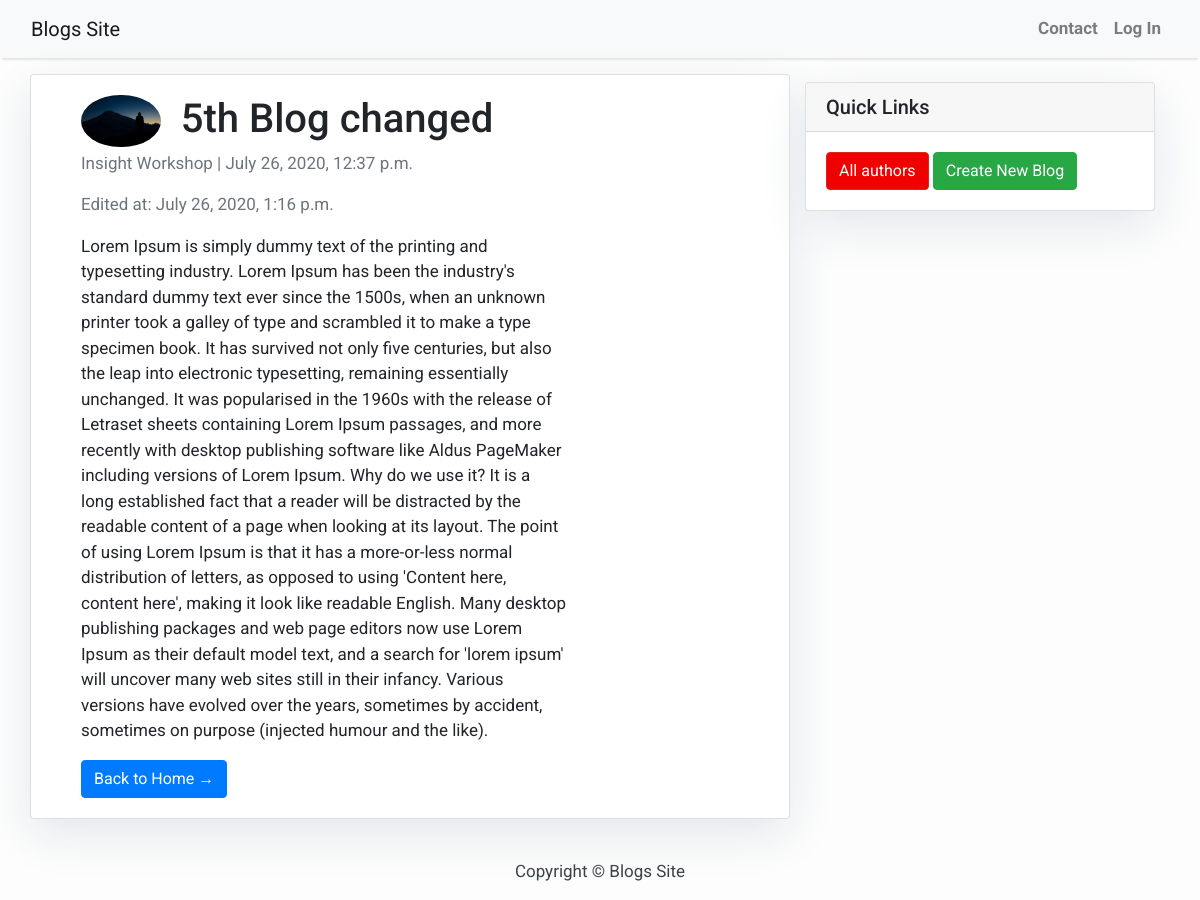
Page /blog/detail/5th-blog-changed/ on the committed database.
### blog/models.py (models this page shows, shortened)
class BlogArticle(models.Model):
    title = models.CharField(max_length=200, unique=True)
    slug = models.SlugField(max_length=200, unique=True)
    author = models.ForeignKey('author.Author', on_delete=models.CASCADE)
    content = models.TextField()
    created_at = models.DateTimeField(auto_now_add=True)
    updated_at = models.DateTimeField(auto_now=True)
    class Meta:
        ordering = ['-created_at']

### author/models.py (models this page shows)
class Author(models.Model):
    user = models.OneToOneField(User, on_delete=models.CASCADE)
    name = models.CharField(max_length=150)
    bio = models.CharField(max_length=200, null=True, blank=True)
    occupation = models.CharField(max_length=100, null=True, blank=True)
    profile_image = models.ImageField(null=True, blank=True)
    def __str__(self):
        return self.name

### blog/views.py (the view)
# urls.py: path('detail/<slug:slug>/', views.BlogsDetail.as_view(), name='detail'),
class BlogsDetail(DetailView):
    model = BlogArticle
    pk_url_kwarg = 'id'
    context_object_name = 'blog'
    template_name = 'blog/blog_detail.html'

### templates/blog/blog_detail.html (shortened to what this page needs)
{% extends 'blog/base.html' %}
{% block content %}
<div class="container">
    <div class="row">
        <div class="col-md-8 card mb-4  mt-3 left  top">
            <div class="card-body">
                <div class="col-md-2" style="float:left">
                    {% if blog.author.profile_image %}
                    <img class="profile-pic-blog" src="{{blog.author.profile_image.url}}">
                    {% else %}
                    <img class="profile-pic-blog" src="/images/default.png">
                    {% endif %}
                </div>
                <div class="col-md-9">
                    <h1>{% block title %} {{ blog.title }} {% endblock title %}</h1>
                    <p class=" text-muted">{{ blog.author }} | {{ blog.created_at }}</p>
                    {% if not blog.updated_at == blog.created_at %}
                    <p class=" text-muted">Edited at: {{ blog.updated_at }}</p>
                    {% endif %}
                    <p class="card-text ">{{ blog.content | safe }}</p>
                    <a href="{% url 'blog:home' %}" class="btn btn-primary">Back to Home &rarr;</a>
                </div>
            </div>
        </div>
        {% block sidebar %} {% include 'blog/sidebar.html' %} {% endblock sidebar %}
    </div>
</div>
{% endblock content %}

### static/css/base.css (style rules this page uses)
body { font-family: "Roboto", sans-serif; font-size: 17px; background-color: #fdfdfd; }
.card { box-shadow: 0 16px 48px #E3E7EB; }
.profile-pic-blog { max-width: 80px; max-height:80px; margin: 0 auto; border-radius: 50%; }

### rows in the picture
BlogArticle: author.profile_image (picture), title "5th Blog changed", author "Insight Workshop", created_at "July 26, 2020, 12:37 p.m.", updated_at "July 26, 2020, 1:16 p.m.", content "Lorem Ipsum is simply dummy text of the printing and typesetting industry. Lorem Ipsum has been the industry's standard dummy text ever since the 1500s, when an unknown printer took a galley of type and scrambled it to make a type specimen book. It has survived not only five centuries, but also the leap into electronic typesetting, remaining essentially unchanged. It was popularised in the 1960s with the release of Letraset sheets containing Lorem Ipsum passages, and more recently with desktop publishing software like Aldus PageMaker including versions of Lorem Ipsum. Why do we use it? It is a long established fact that a reader will be distracted by the readable content of a page when…"
